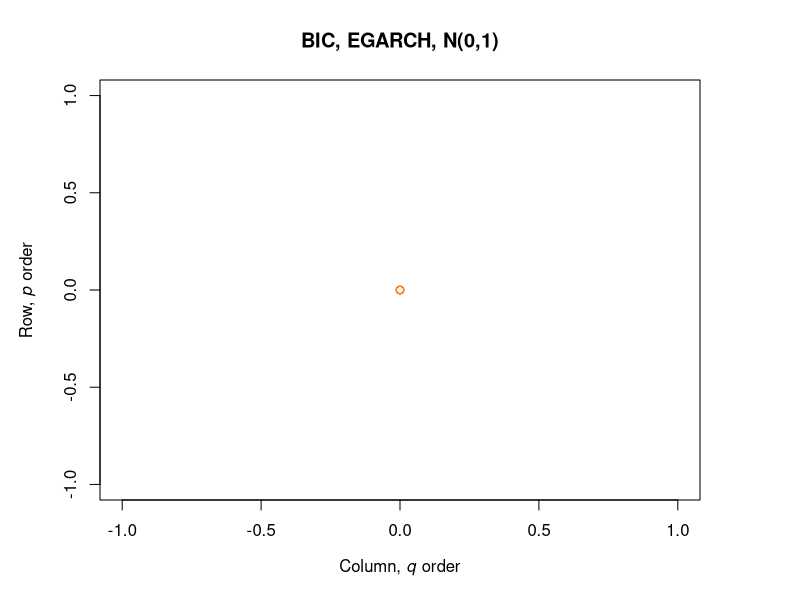

Recreate this plot in R. (Note: this script raises an error after producing the figure.)
# Determining eGARCH for normal distribution using AIC
bic_egarch_norm = matrix(0,5,5)
for (i in 1:5) {
  for (j in 1:5) {
    tryCatch({
      egarch_spec = ugarchspec(variance.model = list(garchOrder=c(i,j), 
                                                    model = "eGARCH"), 
                              mean.model = list(armaOrder=c(0,0),
                                                include.mean = TRUE),
                              distribution.model = "norm")
      egarch_fit = ugarchfit(spec=egarch_spec, data=returns, 
                            solver = "gosolnp",
                            solver.control=list(trace = 1))
      bic_egarch_norm[i,j] = infocriteria(egarch_fit)[2]
    }, error=function(e){cat("ERROR :",conditionMessage(e), "\n")})
  }
}

bic_egarch_norm
which(min(bic_egarch_norm) == bic_egarch_norm)

par(mar=c(5, 5, 4, 5))
plot(bic_egarch_norm, col=heat.colors(n = 10, alpha = 0.9), digits = 4,
     main = "BIC, EGARCH, N(0,1)",
     xlab = expression(paste("Column, ", italic("q"), " order")), 
     ylab = expression(paste("Row, ", italic("p"), " order")))
dev.off

# Model specification
egarch33spec_norm = ugarchspec(mean.model = list(armaOrder = c(0,0), 
                                                include.mean = TRUE), 
                              variance.model = list(garchOrder = c(1,1), 
                                                    model = "eGARCH"),
                              distribution.model = "norm")
egarch33fit_norm = ugarchfit(data = returns, spec = egarch33spec_norm, solver = "gosolnp",
                            solver.control=list(trace = 1))
plot(as.xts(egarch33fit_norm@fit$sigma))
egarch33fit_norm@fit$sigma

vix1 = data.frame(VIX)
vix = vix1 %>% transmute(gjrgarchfit_sstd@fit$sigma)
sigma1 = as.xts(vix)
plot(sigma1, main = "GJR-GARCH, SSTD(0,1)", xlab = "", yaxis.right = FALSE, ylim = c(0.00,0.085), format.labels="%b\n%Y")
dev.off
par(mfrow = c(4,2))

mean(garchfit_norm@fit$sigma-garchfit_sstd@fit$sigma)
mean(egarch33fit_norm@fit$sigma-egarchfit_sstd@fit$sigma)
mean(tgarchfit_norm@fit$sigma-tgarchfit_sstd@fit$sigma)
mean(gjrgarchfit_norm@fit$sigma-gjrgarchfit_sstd@fit$sigma)

# Model validation
autoplot(acf(egarch33fit_norm@fit$z), main = "ACF of the standardized residuals") + # acf of the standardized residuals
  autoplot(acf(egarch33fit_norm@fit$z^2),  main = "ACF of the standardized squared residuals") # acf of (standardized residuals)^2 

par(mfrow = c(1,2))
plot(egarch33fit_norm, which = 9) # QQ plot of the standardized residuals
plot(egarch33fit_norm, which = 8)
dev.off

#-------------------------------------------------------------------------------

# Determining eGARCH for sstd distribution using AIC
bic_egarch_sstd = matrix(0,5,5)
for (i in 1:5) {
  for (j in 1:5) {
    tryCatch({
      egarch_spec = ugarchspec(variance.model = list(garchOrder=c(i,j), 
                                                    model = "eGARCH"), 
                              mean.model = list(armaOrder=c(0,0),
                                                include.mean = TRUE),
                              distribution.model = "sstd")
      egarch_fit = ugarchfit(spec=egarch_spec, data=returns, 
                            solver = "gosolnp",
                            solver.control=list(trace = 1))
      bic_egarch_sstd[i,j] = infocriteria(egarch_fit)[2]
    }, error=function(e){cat("ERROR :",conditionMessage(e), "\n")})
  }
}

bic_egarch_sstd
which(min(bic_egarch_sstd) == bic_egarch_sstd)

par(mar=c(5, 5, 4, 5))
plot(bic_egarch_sstd, col=heat.colors(n = 10, alpha = 0.9), digits = 4,
     main = "BIC, EGARCH, SSTD(0,1)",
     xlab = expression(paste("Column, ", italic("q"), " order")), 
     ylab = expression(paste("Row, ", italic("p"), " order")))
dev.off


# Model specification
egarchspec_sstd = ugarchspec(mean.model = list(armaOrder = c(0,0), 
                                                include.mean = TRUE), 
                              variance.model = list(garchOrder = c(1,1), 
                                                    model = "eGARCH"),
                              distribution.model = "sstd")
egarchfit_sstd = ugarchfit(data = returns, spec = egarchspec_sstd, solver = "gosolnp",
                            solver.control=list(trace = 1))
egarchfit_sstd
plot.ts(egarchfit_sstd@fit$z)

# Model validation
autoplot(acf(egarchfit_sstd@fit$z), main = "ACF of the standardized residuals") + # acf of the standardized residuals
  autoplot(acf(egarchfit_sstd@fit$z^2),  main = "ACF of the standardized squared residuals") # acf of (standardized residuals)^2 

par(mfrow = c(1,2))
plot(egarchfit_sstd, which = 9) # QQ plot of the standardized residuals
plot(egarchfit_sstd, which = 8)
dev.off

#-------------------------------------------------------------------------------

# Determining eGARCH for ged distribution using BIC
bic_egarch_ged = matrix(0,5,5)
for (i in 1:5) {
  for (j in 1:5) {
    tryCatch({
      egarch_spec = ugarchspec(variance.model = list(garchOrder=c(i,j), 
                                                    model = "eGARCH"), 
                              mean.model = list(armaOrder=c(0,0),
                                                include.mean = TRUE),
                              distribution.model = "ged")
      egarch_fit = ugarchfit(spec=egarch_spec, data=returns, 
                            solver = "gosolnp",
                            solver.control=list(trace = 1))
      bic_egarch_ged[i,j] = infocriteria(egarch_fit)[2]
    }, error=function(e){cat("ERROR :",conditionMessage(e), "\n")})
  }
}

bic_egarch_ged
which(min(bic_egarch_ged) == bic_egarch_ged)

par(mar=c(5, 5, 4, 5))
plot(bic_egarch_ged, col=heat.colors(n = 10, alpha = 0.9), digits = 4,
     main = "BIC, GARCH models with skewed student's t-distribution",
     xlab = expression(paste("Column, ", italic("q"), " order")), 
     ylab = expression(paste("Row, ", italic("p"), " order")))
dev.off


# Model specification
egarchspec_ged = ugarchspec(mean.model = list(armaOrder = c(0,0), 
                                               include.mean = TRUE), 
                             variance.model = list(garchOrder = c(1,1), 
                                                   model = "eGARCH"),
                             distribution.model = "ged")
egarchfit_ged = ugarchfit(data = returns, spec = egarchspec_ged, solver = "gosolnp",
                           solver.control=list(trace = 1))
egarchfit_ged

# Model validation
par(mfrow = c(1,2))
acf(egarchfit_ged@fit$z, main = "ACF of the standardized residuals") # acf of the standardized residuals
acf(egarchfit_ged@fit$z,  main = "ACF of the squared standardized residuals") # acf of (standardized residuals)^2 
dev.off
par(mfrow = c(1,2))
plot(egarchfit_ged, which = 9) # QQ plot of the standardized residuals
plot(egarchfit_ged, which = 8)
dev.off

#------------------------------------------------------------------------------
# Simulations
# SSTD
sim = ugarchsim(fit = egarch43fit_sstd, n.sim = length(returns), n.start = 0, m.sim = 1000, rseed = NA)
kurt = kurtosis(sim@simulation$seriesSim)
mean(t(kurt))

# Normal
sim = ugarchsim(fit = egarch33fit_norm, n.sim = length(returns), n.start = 0, m.sim = 1000, rseed = NA)
kurt = kurtosis(sim@simulation$seriesSim)
mean(t(kurt))

# GED
sim = ugarchsim(fit = egarch33fit_ged, n.sim = length(returns), n.start = 0, m.sim = 1000, rseed = NA)
kurt = kurtosis(sim@simulation$seriesSim)
mean(t(kurt))

